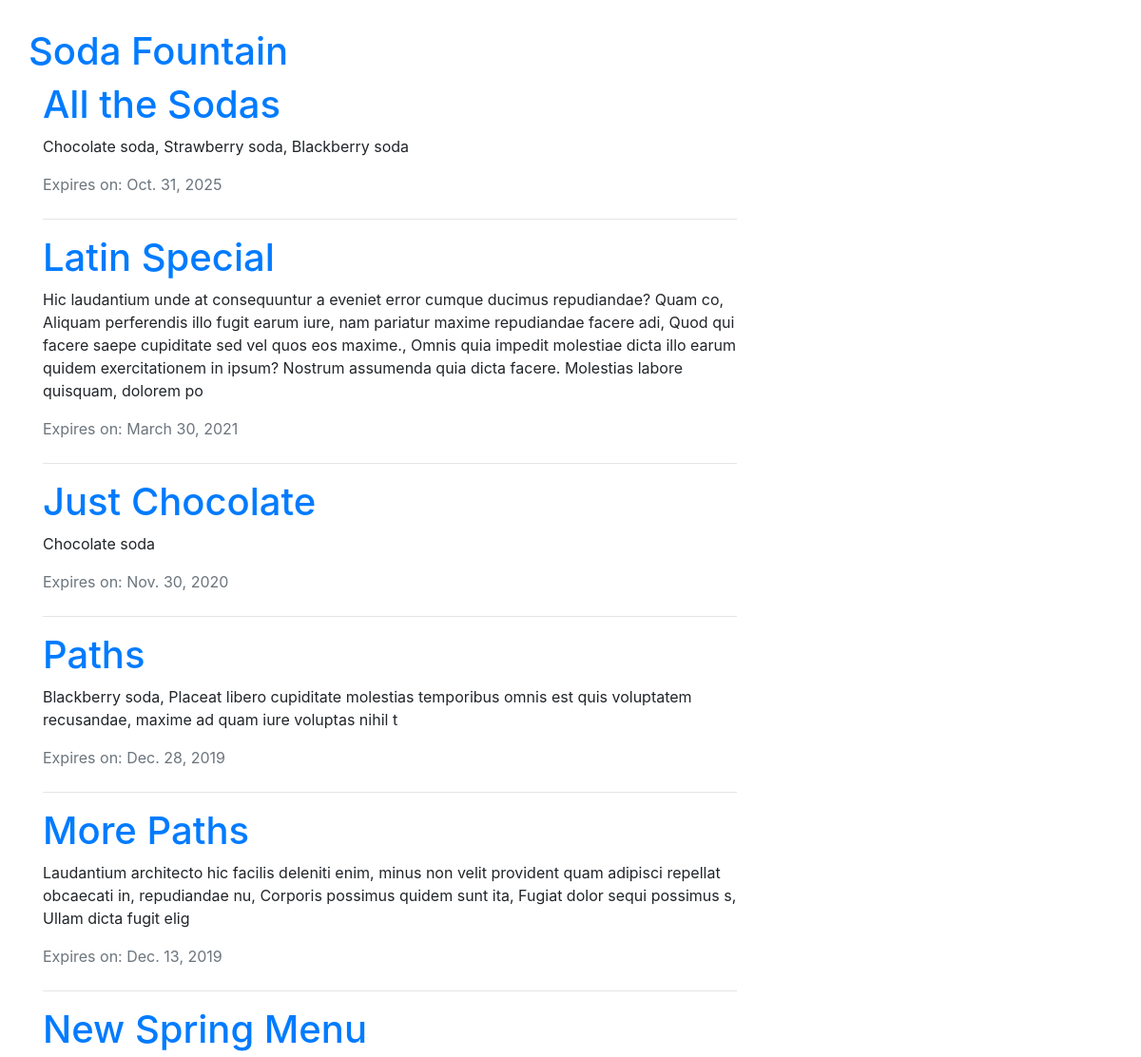
The app's page / (upper part), older data.
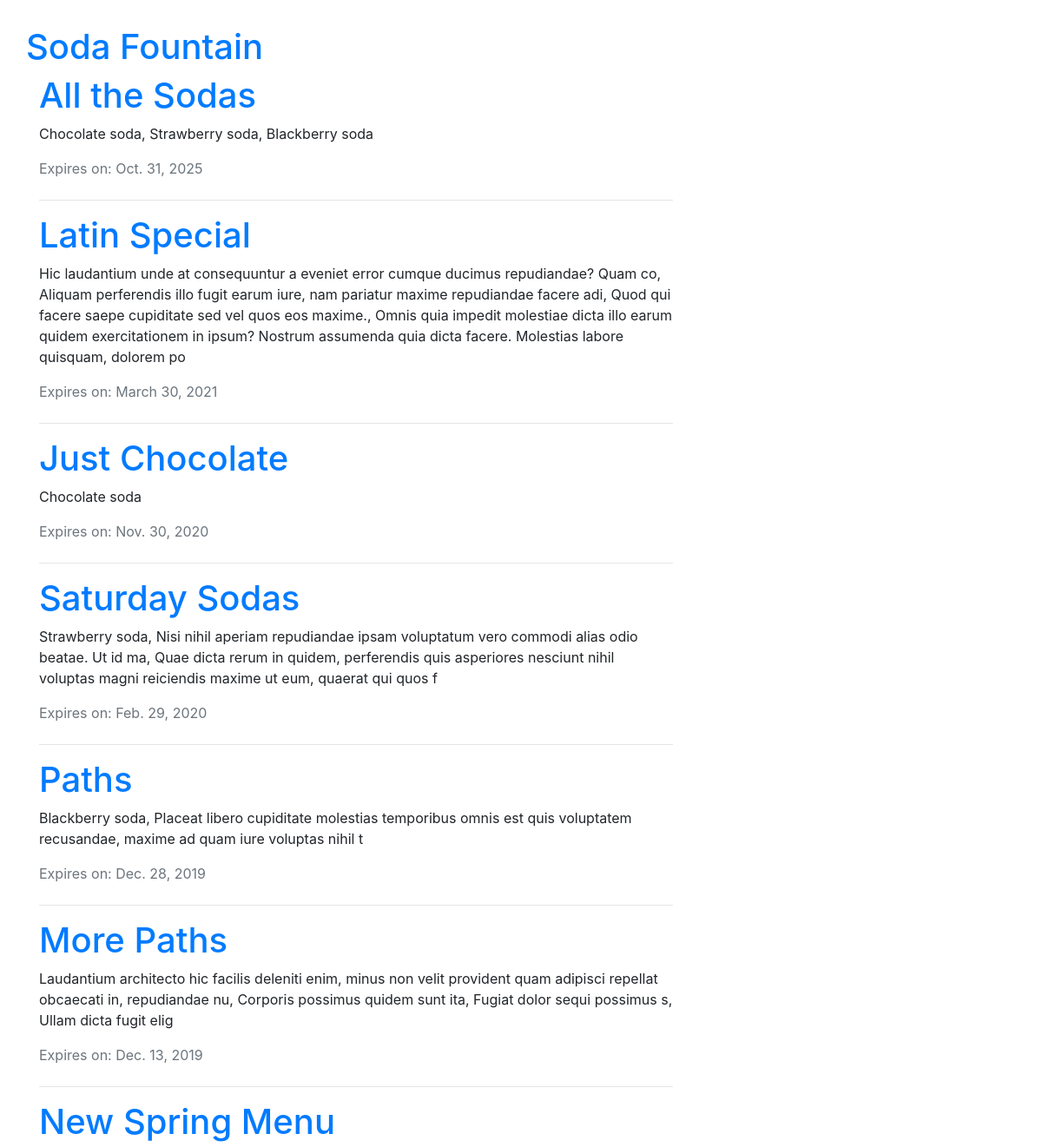
The same page, newer data.
### menu/models.py (models this page shows, shortened)
class Menu(models.Model):
    season = models.CharField(max_length=20) # Required Field
    items = models.ManyToManyField('Item', related_name='items')  # Required Field
    created_date = models.DateTimeField(default=timezone.now)  # Hidden Field
    expiration_date = models.DateField(blank=True, null=True)  # Optional Field

class Item(models.Model):
    name = models.CharField(max_length=200)
    description = models.TextField()
    chef = models.ForeignKey('auth.User', on_delete=models.CASCADE,)
    created_date = models.DateTimeField(default=timezone.now)
    standard = models.BooleanField(default=False)
    ingredients = models.ManyToManyField('Ingredient')
    def __str__(self):
        return self.name

### menu/views.py (the view)
# urls.py: path('', views.menu_list, name='menu_list'),
def menu_list(request):
    now = timezone.now()
    menus = models.Menu.objects.all().prefetch_related(
        'items'
        ).filter(expiration_date__gte=now).order_by('-expiration_date')
    return render(request, 'menu/menu_list.html', {'menus': menus})

### menu/templates/menu/menu_list.html (shortened to what this page needs)
{% extends 'base.html' %}
{% block content %}
    <div class="content container">
        <div class="row">
            <div class="col-md-8">
                {% for menu in menus %}
                    <h1>
                        <a href="{% url 'menu:menu_detail' pk=menu.pk %}">{{ menu.season }}</a>
                    </h1>
                    <p>{{ menu.items.all|join:", " }}</p>
                    {% if menu.expiration_date %}
                        <div class="text-muted mt-0 mb-4">
                            Expires on: {{ menu.expiration_date }}
                        </div>
                        <hr>
                    {% endif %}
                {% endfor %}
            </div>
        </div>
    </div>
{% endblock %}

### templates/base.html (shortened to what this page needs)
{% load static from staticfiles %}
<!DOCTYPE html>
<html lang="en">
<head>
    <link rel="stylesheet" href="https://stackpath.bootstrapcdn.com/bootstrap/4.3.1/css/bootstrap.min.css"
>
        <link rel="stylesheet" href="https://cdnjs.cloudflare.com/ajax/libs/datepicker/0.6.5/datepicker.min.css"
/>
    <link rel="stylesheet" href="{% static 'css/menu_styles.css' %}">
</head>
<body>
<div class="page-header">
    <h1><a href="/">Soda Fountain</a></h1>
</div>
{% block content %}
{% endblock %}
</body>
</html>

### assets/css/menu_styles.css (style rules this page uses)
body { padding: 30px; }

Row changes from the older to the newer data that the page shows:
added Menu: season "Saturday Sodas", items.all "Strawberry soda, Nisi nihil aperiam repudiandae ipsam voluptatum vero commodi alias odio beatae. Ut id ma, Quae dicta rerum in quidem, perferendis quis asperiores nesciunt nihil voluptas magni reiciendis maxime ut eum, quaerat qui quos f", expiration_date "Feb. 29, 2020"
